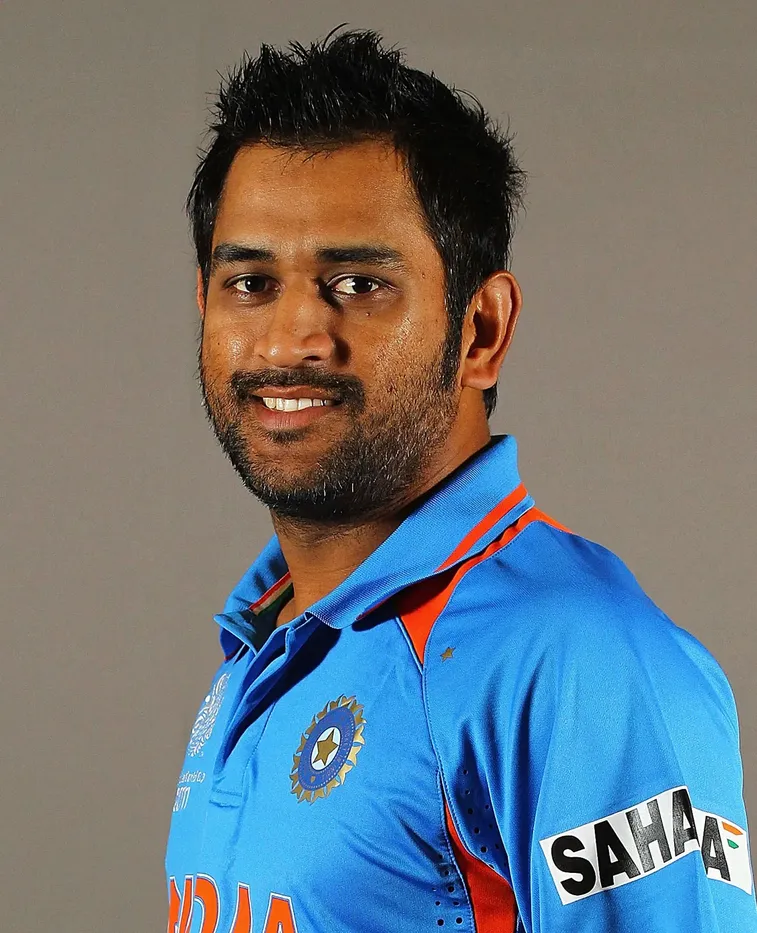
#> input picture src/Indian-cricketer-Mahendra-Singh-Dhoni-2011.webp, 757 x 933 px, shrunk from 1298 x 1600 before the run
$ python load.py Indian-cricketer-Mahendra-Singh-Dhoni-2011.webp
#> lines starting #> are read from the running program, lines starting #| are printed output that depends on the picture
import cv2 as cv
import argparse
import sys

parser = argparse.ArgumentParser(description='Process an image and save its grayscale values to a text file.')
parser.add_argument('image_path', type=str, help='Path to the image file')
args = parser.parse_args()

file = cv.imread(args.image_path, cv.IMREAD_GRAYSCALE)
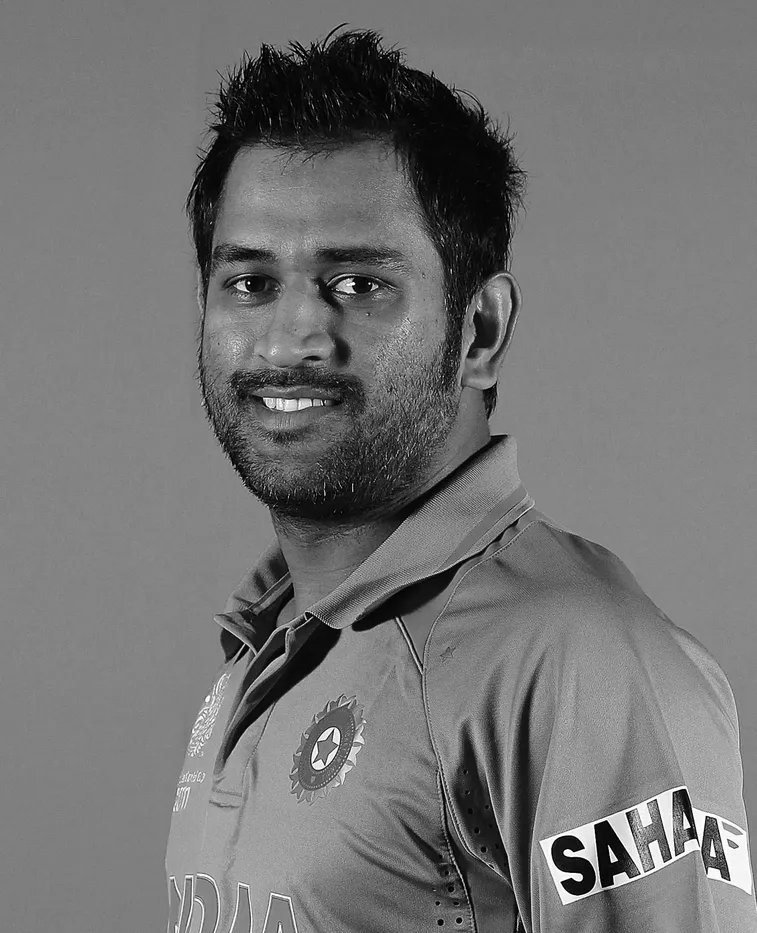
#> file: shape (933, 757); min 0, max 255, mean 115.9

if file is None:
    print(f"Error: Unable to open image file {args.image_path}")
    sys.exit(1)

height = file.shape[0]
#> height = 933
width = file.shape[1]
#> width = 757

with open('text1.txt', 'w') as f:

    f.write(f"{height} {width}\n")
    for i in range(height):

        for j in range(width):

            f.write(f"{file[i, j]} ")

        f.write("\n")

cv.imshow('Image', file)
print("Grayscale values have been written to text1.txt.")
